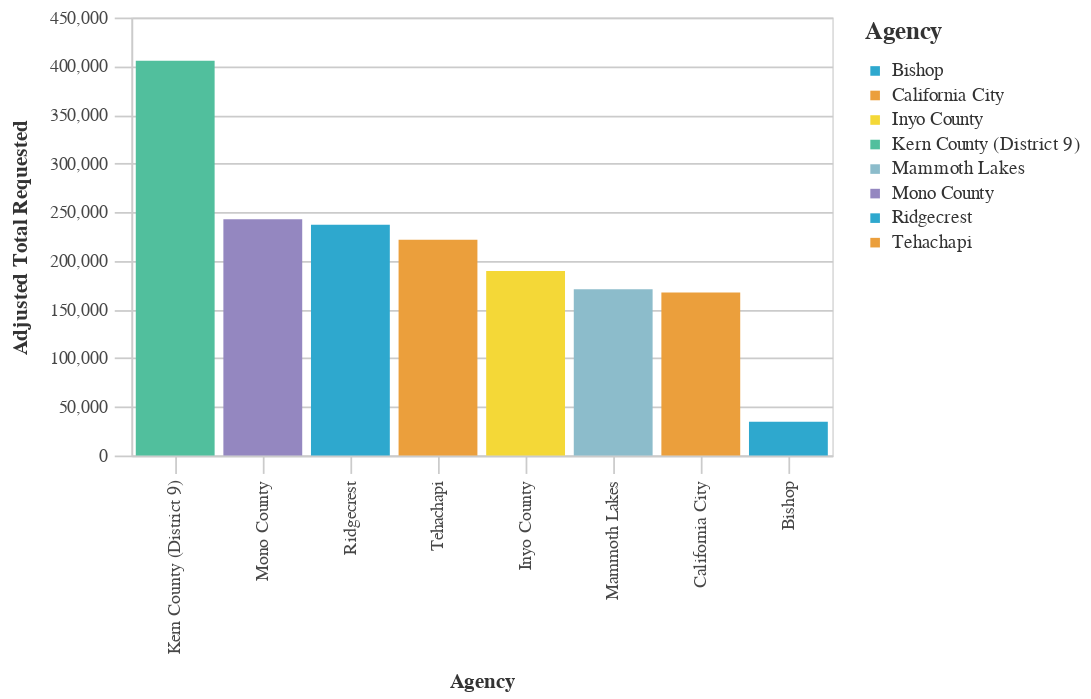

The cell this chart's notebook holds for it:
### Code cell
#Bar chart Average Total Requested Funds by Agency
chart4=(_dla_utils_reports.basic_bar_chart_no_save((((_dla_utils_reports.calculate_data_all(df, 'adjusted_total_requested', 'primary_agency_name', aggfunc="mean"))
                          >>arrange(-_.adjusted_total_requested)).head(30)
                        ), 'primary_agency_name','adjusted_total_requested', 'primary_agency_name', district
                          
                       ))
    
display(HTML("<h4><strong>Average Total Requested Funds by Agency ($2021)</strong></h4>"))
chart4

### Figure 1 — Vega-Lite specification as saved in the notebook (floating-point values rounded to 4 significant figures)
{"config": {"view": {"continuousWidth": 400, "continuousHeight": 300}, "axis": {"domainColor": "#cbcbcb", "grid": true, "gridColor": "#cbcbcb", "gridWidth": 1, "labelColor": "#474747", "labelFont": "Nunito Sans", "labelFontSize": 10, "labelPadding": 4, "tickColor": "#cbcbcb", "tickSize": 10, "titleColor": "#333", "titleFont": "Raleway", "titleFontSize": 12, "titlePadding": 10}, "axisBand": {"grid": false}, "background": "white", "font": "Raleway", "header": {"labelFont": "Nunito Sans", "titleFont": "Raleway"}, "legend": {"labelColor": "#333", "labelFont": "Nunito Sans", "labelFontSize": 11, "labelLimit": 0, "padding": 1, "symbolSize": 30, "symbolType": "square", "titleColor": "#333", "titleFont": "Raleway", "titleFontSize": 14, "titlePadding": 10}, "title": {"anchor": "middle", "font": "Raleway", "fontSize": 18, "fontWeight": 300, "offset": 20}}, "data": {"name": "data-aaf7961424f3212d1bacb911c4065384"}, "mark": "bar", "encoding": {"color": {"field": "primary_agency_name", "legend": {"symbolLimit": 10, "title": "Agency"}, "scale": {"range": ["#2EA8CE", "#EB9F3C", "#F4D837", "#51BF9D", "#8CBCCB", "#9487C0"]}, "type": "nominal"}, "tooltip": [{"field": "primary_agency_name", "type": "nominal"}, {"field": "adjusted_total_requested", "type": "quantitative"}], "x": {"field": "primary_agency_name", "sort": "-y", "title": "Agency", "type": "nominal"}, "y": {"field": "adjusted_total_requested", "title": "Adjusted Total Requested", "type": "quantitative"}}, "height": 250, "width": 400, "$schema": "https://vega.github.io/schema/vega-lite/v4.17.0.json", "datasets": {"data-aaf7961424f3212d1bacb911c4065384": [{"primary_agency_name": "Kern County (District 9)", "adjusted_total_requested": 405500.0}, {"primary_agency_name": "Mono County", "adjusted_total_requested": 242600.0}, {"primary_agency_name": "Ridgecrest", "adjusted_total_requested": 237200.0}, {"primary_agency_name": "Tehachapi", "adjusted_total_requested": 221700.0}, {"primary_agency_name": "Inyo County", "adjusted_total_requested": 189500.0}, {"primary_agency_name": "Mammoth Lakes", "adjusted_total_requested": 170900.0}, {"primary_agency_name": "California City", "adjusted_total_requested": 167500.0}, {"primary_agency_name": "Bishop", "adjusted_total_requested": 34700.0}]}}
